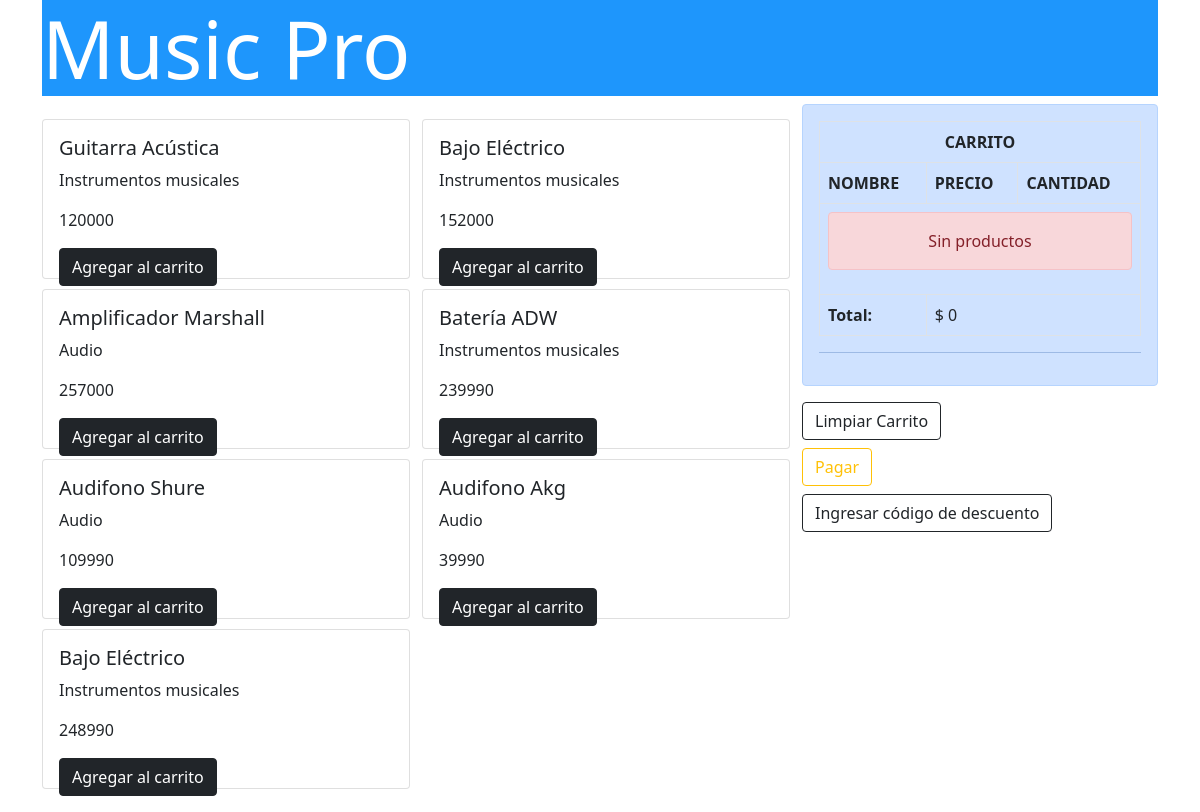
The page / on the database its author committed.
### CarritoApp/models.py (models this page shows, shortened)
class Producto(models.Model):
    nombre = models.CharField(max_length=64)
    categoria = models.CharField(max_length=32)
    precio = models.IntegerField()

### CarritoApp/views.py (the view)
# urls.py: path('', tienda, name="Tienda"),
def tienda(request):
    productos = Producto.objects.all()
    return render(request, "tienda.html" , {'productos':productos})

### CarritoApp/context_processor.py (called while the page is built)
def total_carrito (request):
    total = 0
    if request.user.is_authenticated:
        if "carrito" in request.session.keys():
            for key, value in request.session["carrito"].items():
                total += int(value["acumulado"])
    return {"total_carrito": total}

### CarritoApp/templates/tienda.html (shortened to what this page needs)
{% load static %}
<!DOCTYPE html>
<html lang="es">
<head>
    <link href="https://cdn.jsdelivr.net/npm/bootstrap@5.0.2/dist/css/bootstrap.min.css" rel="stylesheet">
    <link href="{% static 'css/estilos.css' %}" rel="stylesheet">
</head>
<body>
    <div class="container">
        <div class="row">
            <div class="col-12 align-self-center"><h1 class="display-1">Music Pro</h1></div>
        </div>
        <div class="row">
            <div class="col-8">
                <div class="row" style="padding: 10px 0;">
                    <div class="col-12">
                        <div class="row">
                            {% for producto in productos %}
                            <div class="col-6">
                                <div class="card" style="height: 10rem; width: 23rem; margin: 5px 0px;">
                                    <div class="card-body">
                                        <h5 class="card-title">{{producto.nombre}}</h5>
                                        <p class="card-text">{{producto.categoria}}</p>
                                        <p class="card-text">{{producto.precio}}</p>
                                        <a href="{% url 'Add' producto.id %}" class="btn btn-dark">Agregar al carrito</a>
                                    </div>
                                </div>
                            </div>
                            {% endfor %}
                        </div>
                    </div>
                </div>
            </div>
            <div class="col-4">
                {% include "carrito.html" %}
            </div>
        </div>
    </div>

### CarritoApp/static/css/estilos.css (style rules this page uses)
body { font-family: "Segoe UI", 'consolas'; }
.container { flex-direction: row/ row-reverse/ column/ column-reverse; }
.display-1 { background:#1e96fc; color:white; }

### rows shown on the page
Producto: nombre "Guitarra Acústica", categoria "Instrumentos musicales", precio "120000"
Producto: nombre "Bajo Eléctrico", categoria "Instrumentos musicales", precio "152000"
Producto: nombre "Amplificador Marshall", categoria "Audio", precio "257000"
Producto: nombre "Batería ADW", categoria "Instrumentos musicales", precio "239990"
Producto: nombre "Audifono Shure", categoria "Audio", precio "109990"
Producto: nombre "Audifono Akg", categoria "Audio", precio "39990"
Producto: nombre "Bajo Eléctrico", categoria "Instrumentos musicales", precio "248990"

### other values the page prints
{{ total_carrito }} "0"
